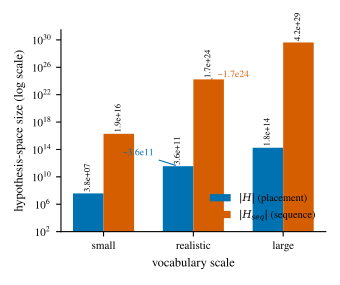

Generate this figure with Python:
#!/usr/bin/env python3
"""fig_hypothesis_space: placement-space |H| and sequence-space |H_seq| size at
three vocabulary scales, log-scale.

|H| = ACTOR x ACTION x OBJECT x PLACE x TIME_BIN x MECHANISM
|H_seq| = 13 x |H|^2

The realistic scale uses the vocabulary sizes named in TIMELINE-AND-
COMBINATORICS-SPEC.md §3 (ACTOR=40, ACTION=50, OBJECT=300, PLACE=120,
TIME_BIN=200, MECHANISM=25), which the spec computes to |H| ~ 3.6e11 and
|H_seq| ~ 1.7e24. The small and large scales are illustrative endpoints one
order of magnitude below and above the realistic vocabulary per axis, not
values stated in the spec.

Deterministic: every value is computed from the vocab sizes below, no
randomness. Run: python3 fig_hypothesis_space.py
"""
import os
import sys

sys.path.insert(0, os.path.dirname(os.path.abspath(__file__)))
from _style import COL_SINGLE, OKABE_ITO, save, set_style

set_style()
import numpy as np
import matplotlib.pyplot as plt

HERE = os.path.dirname(os.path.abspath(__file__))
N_ALLEN_RELATIONS = 13

SCALES = {
    "small": {"ACTOR": 10, "ACTION": 12, "OBJECT": 40, "PLACE": 25, "TIME_BIN": 40, "MECHANISM": 8},
    "realistic": {"ACTOR": 40, "ACTION": 50, "OBJECT": 300, "PLACE": 120, "TIME_BIN": 200, "MECHANISM": 25},
    "large": {"ACTOR": 100, "ACTION": 150, "OBJECT": 1000, "PLACE": 400, "TIME_BIN": 500, "MECHANISM": 60},
}


def placement_size(vocab):
    return float(np.prod(list(vocab.values())))


def sequence_size(h_size):
    return N_ALLEN_RELATIONS * h_size**2


def main():
    labels = list(SCALES.keys())
    h_sizes = [placement_size(SCALES[k]) for k in labels]
    hseq_sizes = [sequence_size(h) for h in h_sizes]

    x = np.arange(len(labels))
    width = 0.34

    fig, ax = plt.subplots(figsize=(COL_SINGLE, 2.85))
    b1 = ax.bar(x - width / 2, h_sizes, width, color=OKABE_ITO["blue"], label=r"$|H|$ (placement)")
    b2 = ax.bar(x + width / 2, hseq_sizes, width, color=OKABE_ITO["vermillion"], label=r"$|H_{seq}|$ (sequence)")

    ax.set_yscale("log")
    ax.set_xticks(x)
    ax.set_xticklabels(labels)
    ax.set_ylabel("hypothesis-space size (log scale)")
    ax.set_xlabel("vocabulary scale")
    ax.set_ylim(1e2, 3e31)

    def annotate(bars, sizes, note=None):
        for rect, val in zip(bars, sizes):
            label = f"{val:.1e}"
            ax.text(rect.get_x() + rect.get_width() / 2, val * 1.6, label,
                    ha="center", va="bottom", fontsize=6.3, rotation=90)

    annotate(b1, h_sizes)
    annotate(b2, hseq_sizes)

    # annotate the two spec-cited values on the realistic scale explicitly
    realistic_idx = labels.index("realistic")
    ax.annotate(
        "~3.6e11",
        xy=(realistic_idx - width / 2, h_sizes[realistic_idx]),
        xytext=(realistic_idx - width / 2 - 0.62, h_sizes[realistic_idx] * 40),
        fontsize=7, color=OKABE_ITO["blue"],
        arrowprops=dict(arrowstyle="-", color=OKABE_ITO["blue"], lw=0.8),
    )
    ax.annotate(
        "~1.7e24",
        xy=(realistic_idx + width / 2, hseq_sizes[realistic_idx]),
        xytext=(realistic_idx + width / 2 + 0.10, hseq_sizes[realistic_idx] * 2.2),
        fontsize=7, color=OKABE_ITO["vermillion"],
        arrowprops=dict(arrowstyle="-", color=OKABE_ITO["vermillion"], lw=0.8),
    )

    ax.legend(loc="lower right", frameon=False)
    fig.tight_layout()
    save(fig, os.path.join(HERE, "fig_hypothesis_space"))


if __name__ == "__main__":
    main()
